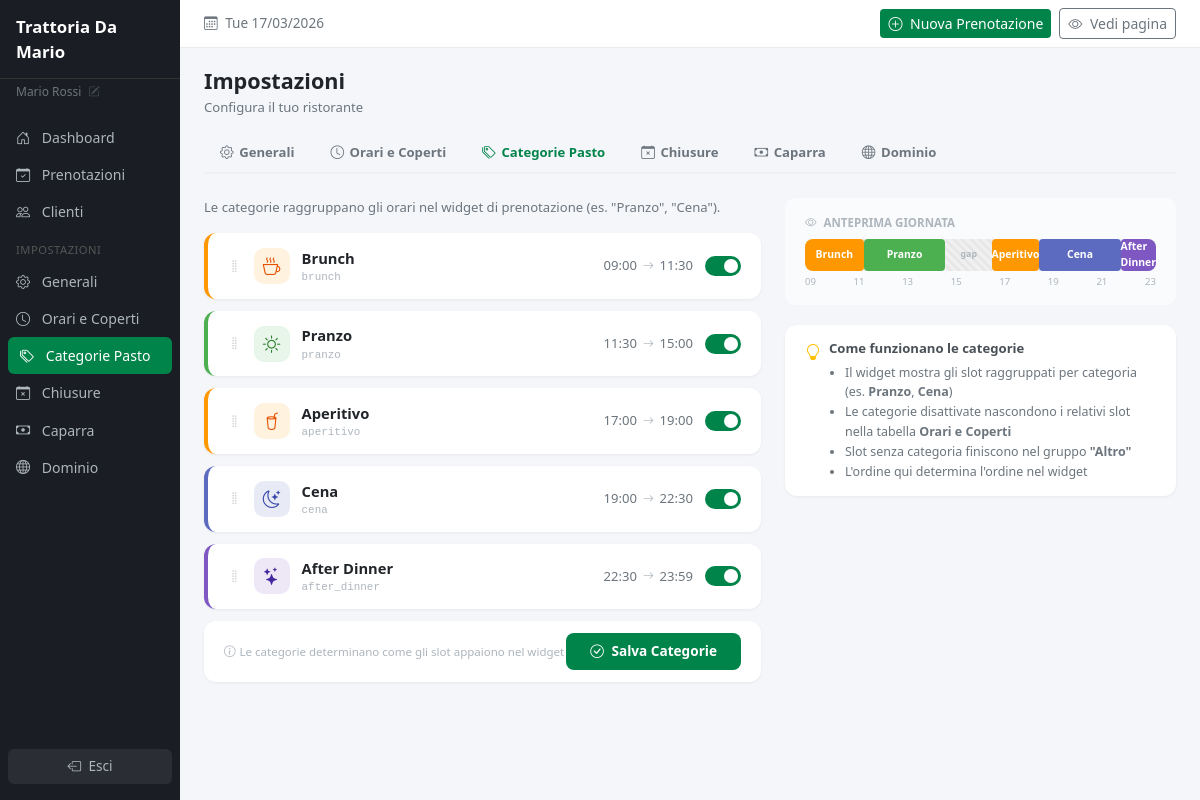
The app's page /dashboard/settings/meal-categories (signed in) with its own data.
### tables this page shows
CREATE TABLE IF NOT EXISTS `tenants` (
    `id`                    INT UNSIGNED AUTO_INCREMENT PRIMARY KEY,
    `slug`                  VARCHAR(100) NOT NULL UNIQUE,
    `name`                  VARCHAR(255) NOT NULL,
    `email`                 VARCHAR(255) NOT NULL,
    `phone`                 VARCHAR(30) DEFAULT NULL,
    `address`               VARCHAR(500) DEFAULT NULL,
    `logo_url`              VARCHAR(500) DEFAULT NULL,
    `custom_domain`         VARCHAR(255) DEFAULT NULL UNIQUE,
    `domain_status`         ENUM('none','dns_pending','linked') NOT NULL DEFAULT 'none',
    `cname_target`          VARCHAR(255) DEFAULT NULL,
    `plan`                  ENUM('base','deposit','custom') NOT NULL DEFAULT 'base',
    `plan_price`            DECIMAL(8,2) NOT NULL DEFAULT 49.00,
    `stripe_account_id`     VARCHAR(255) DEFAULT NULL,
    `deposit_enabled`       TINYINT(1) NOT NULL DEFAULT 0,
    `deposit_amount`        DECIMAL(8,2) DEFAULT NULL,
    `cancellation_policy`   TEXT DEFAULT NULL,
    `table_duration`        INT UNSIGNED NOT NULL DEFAULT 90,
    `time_step`             INT UNSIGNED NOT NULL DEFAULT 30,
    `booking_advance_min`   INT UNSIGNED NOT NULL DEFAULT 0,
    `booking_advance_max`   INT UNSIGNED NOT NULL DEFAULT 60,
    `timezone`              VARCHAR(50) NOT NULL DEFAULT 'Europe/Rome',
    `is_active`             TINYINT(1) NOT NULL DEFAULT 0,
    `created_at`            DATETIME NOT NULL DEFAULT CURRENT_TIMESTAMP,
    `updated_at`            DATETIME NOT NULL DEFAULT CURRENT_TIMESTAMP ON UPDATE CURRENT_TIMESTAMP,

    INDEX `idx_slug` (`slug`),
    INDEX `idx_custom_domain` (`custom_domain`),
    INDEX `idx_is_active` (`is_active`)
);

CREATE TABLE IF NOT EXISTS `meal_categories` (
    `id`            INT UNSIGNED AUTO_INCREMENT PRIMARY KEY,
    `tenant_id`     INT UNSIGNED NOT NULL,
    `name`          VARCHAR(50) NOT NULL        COMMENT 'Machine key: brunch, pranzo, aperitivo, cena, after_dinner',
    `display_name`  VARCHAR(100) NOT NULL       COMMENT 'Label shown in widget',
    `start_time`    TIME NOT NULL,
    `end_time`      TIME NOT NULL,
    `sort_order`    TINYINT UNSIGNED NOT NULL DEFAULT 0,
    `is_active`     TINYINT(1) NOT NULL DEFAULT 1,
    `created_at`    DATETIME NOT NULL DEFAULT CURRENT_TIMESTAMP,
    `updated_at`    DATETIME NOT NULL DEFAULT CURRENT_TIMESTAMP ON UPDATE CURRENT_TIMESTAMP,

    UNIQUE KEY `uk_tenant_name` (`tenant_id`, `name`),
    INDEX `idx_tenant_active` (`tenant_id`, `is_active`),
    FOREIGN KEY (`tenant_id`) REFERENCES `tenants`(`id`) ON DELETE CASCADE
);

### views/dashboard/settings/meal-categories.php (the view, shortened to what the rows shown need)
<?php
$settingsTabs = [
    ['url' => url('dashboard/settings'),                'icon' => 'bi-gear',  'label' => 'Generali',         'key' => 'settings'],
    ['url' => url('dashboard/settings/slots'),          'icon' => 'bi-clock', 'label' => 'Orari e Coperti',  'key' => 'slots'],
    ['url' => url('dashboard/settings/meal-categories'),'icon' => 'bi-tags',       'label' => 'Categorie Pasto',  'key' => 'meal-categories'],
    ['url' => url('dashboard/settings/closures'),       'icon' => 'bi-calendar-x', 'label' => 'Chiusure',         'key' => 'closures'],
    ['url' => url('dashboard/settings/deposit'),        'icon' => 'bi-cash',       'label' => 'Caparra',          'key' => 'deposit'],
    ['url' => url('dashboard/settings/domain'),         'icon' => 'bi-globe',      'label' => 'Dominio',          'key' => 'domain'],
];
$catStyles = [
    'brunch'    => ['color' => '#FF9800', 'bg' => '#FFF3E0', 'text' => '#E65100', 'icon' => 'bi-cup-hot'],
    'pranzo'    => ['color' => '#4CAF50', 'bg' => '#E8F5E9', 'text' => '#2E7D32', 'icon' => 'bi-sun'],
    'aperitivo' => ['color' => '#FF9800', 'bg' => '#FFF3E0', 'text' => '#E65100', 'icon' => 'bi-cup-straw'],
    'cena'         => ['color' => '#5C6BC0', 'bg' => '#E8EAF6', 'text' => '#3949AB', 'icon' => 'bi-moon-stars'],
    'after_dinner' => ['color' => '#7E57C2', 'bg' => '#EDE7F6', 'text' => '#4527A0', 'icon' => 'bi-stars'],
];
$defaultStyle = ['color' => '#757575', 'bg' => '#F5F5F5', 'text' => '#616161', 'icon' => 'bi-clock'];
$tlStart = 9; $tlEnd = 24; $tlSpan = $tlEnd - $tlStart;
?>
<h2 style="font-size:1.35rem; font-weight:700; margin-bottom:.25rem;">Impostazioni</h2>
<p style="font-size:.82rem; color:#6c757d; margin-bottom:1rem;">Configura il tuo ristorante</p>
<div class="settings-tabs">
    <?php foreach ($settingsTabs as $tab): ?>
    <a href="<?= $tab['url'] ?>" class="settings-tab <?= $tab['key'] === 'meal-categories' ? 'active' : '' ?>">
        <i class="bi <?= $tab['icon'] ?>"></i> <?= $tab['label'] ?>
    </a>
    <?php endforeach; ?>
</div>
<form method="POST" action="<?= url('dashboard/settings/meal-categories') ?>">
    <div class="row g-4">
        <div class="col-lg-7">
            <p style="font-size:.82rem;color:#6c757d;margin-bottom:1rem;">
                Le categorie raggruppano gli orari nel widget di prenotazione (es. "Pranzo", "Cena").
            </p>
            <?php foreach ($categories as $i => $cat):
                $style = $catStyles[$cat['name']] ?? $defaultStyle;
                $isActive = (bool)$cat['is_active'];
                $borderColor = $isActive ? $style['color'] : '#9E9E9E';
                $iconBg = $isActive ? $style['bg'] : '#F5F5F5';
                $iconColor = $isActive ? $style['text'] : '#757575';
            ?>
            <div class="cat-card <?= $isActive ? '' : 'inactive' ?>" style="border-left-color:<?= $borderColor ?>;">
                <div class="cat-header" data-cat-toggle="<?= $i ?>">
                    <i class="bi bi-grip-vertical cat-drag"></i>
                    <div class="cat-icon" style="background:<?= $iconBg ?>;color:<?= $iconColor ?>;">
                        <i class="bi <?= $style['icon'] ?>"></i>
                    </div>
                    <div class="cat-info">
                        <div class="cat-name"><?= e($cat['display_name']) ?></div>
                        <div class="cat-key"><?= e($cat['name']) ?></div>
                    </div>
                    <div class="cat-time-range">
                        <span><?= substr($cat['start_time'], 0, 5) ?></span>
                        <i class="bi bi-arrow-right"></i>
                        <span><?= substr($cat['end_time'], 0, 5) ?></span>
                    </div>
                    <div class="cat-actions">
                        <div class="cat-toggle <?= $isActive ? 'on' : '' ?>" data-cat-active="<?= $i ?>"></div>
                    </div>
                </div>
            </div>
            <?php endforeach; ?>
            <div class="save-bar">
                <span class="save-hint"><i class="bi bi-info-circle me-1"></i>Le categorie determinano come gli slot appaiono nel widget</span>
                <button type="submit" class="btn-save"><i class="bi bi-check-circle me-1"></i> Salva Categorie</button>
            </div>
        </div>
        <div class="col-lg-5">
            <div class="timeline-preview">
                <div class="timeline-label"><i class="bi bi-eye me-1"></i> Anteprima giornata</div>
                <div class="timeline-bar">
                    <?php
                    $prevEnd = $tlStart;
                    foreach ($categories as $cat):
                        $cStart = (int)substr($cat['start_time'], 0, 2) + (int)substr($cat['start_time'], 3, 2) / 60;
                        $cEnd = (int)substr($cat['end_time'], 0, 2) + (int)substr($cat['end_time'], 3, 2) / 60;
                        $style = $catStyles[$cat['name']] ?? $defaultStyle;
                        $left = (($cStart - $tlStart) / $tlSpan) * 100;
                        $width = (($cEnd - $cStart) / $tlSpan) * 100;
                        if ($cStart > $prevEnd) {
                            $gapLeft = (($prevEnd - $tlStart) / $tlSpan) * 100;
                            $gapWidth = (($cStart - $prevEnd) / $tlSpan) * 100;
                            if ($gapWidth > 2): ?>
                    <div class="timeline-gap" style="left:<?= round($gapLeft, 1) ?>%;width:<?= round($gapWidth, 1) ?>%;">
                        <?php if ($gapWidth > 8): ?><span class="gap-label">gap</span><?php endif; ?>
                    </div>
                    <?php endif;
                        }
                    ?>
                    <div class="timeline-segment" style="left:<?= round($left, 1) ?>%;width:<?= round($width, 1) ?>%;background:<?= $cat['is_active'] ? $style['color'] : '#BDBDBD' ?>;<?= $cat['is_active'] ? '' : 'opacity:.5;' ?>">
                        <?= e($cat['display_name']) ?>
                    </div>
                    <?php
                        $prevEnd = max($prevEnd, $cEnd);
                    endforeach; ?>
                </div>
                <div class="timeline-hours">
                    <?php for ($h = $tlStart; $h <= $tlEnd; $h += 2): ?>
                    <span class="timeline-hour"><?= sprintf('%02d', $h) ?></span>
                    <?php endfor; ?>
                </div>
            </div>
            <div class="card" style="margin-top:.75rem;">
                <div class="tip-card">
                    <i class="bi bi-lightbulb" style="color:#FFC107;font-size:1rem;margin-top:.1rem;"></i>
                    <div>
                        <div class="tip-title">Come funzionano le categorie</div>
                        <ul style="font-size:.78rem;color:#6c757d;line-height:1.6;padding-left:1rem;margin:0;">
                            <li>Il widget mostra gli slot raggruppati per categoria (es. <strong>Pranzo</strong>, <strong>Cena</strong>)</li>
                            <li>Le categorie disattivate nascondono i relativi slot nella tabella <strong>Orari e Coperti</strong></li>
                            <li>Slot senza categoria finiscono nel gruppo <strong>"Altro"</strong></li>
                            <li>L'ordine qui determina l'ordine nel widget</li>
                        </ul>
                    </div>
                </div>
            </div>
        </div>
    </div>
</form>

### views/layouts/dashboard.php (shortened to what the rows shown need)
<!DOCTYPE html>
<html lang="it">
<head>
    <link href="https://cdn.jsdelivr.net/npm/bootstrap@5.3.3/dist/css/bootstrap.min.css" rel="stylesheet">
    <link href="https://cdn.jsdelivr.net/npm/bootstrap-icons@1.11.3/font/bootstrap-icons.min.css" rel="stylesheet">
    <link href="<?= asset('css/dashboard.css') ?>" rel="stylesheet">
</head>
<body>
    <div id="sidebar">
        <div class="sidebar-brand d-none d-md-block"><?= e(tenant()['name'] ?? env('APP_NAME', 'Evulery')) ?></div>
        <a href="<?= url('dashboard/profile') ?>" class="sidebar-user d-none d-md-block"><?= e(auth()['name'] ?? '') ?> <i class="bi bi-pencil-square" style="font-size:.7rem;opacity:.5;margin-left:.25rem;"></i></a>
        <nav style="padding:.5rem 0;">
            <ul class="nav flex-column">
                <li class="nav-item">
                    <a class="nav-link <?= ($activeMenu ?? '') === 'home' ? 'active' : '' ?>" href="<?= url('dashboard') ?>">
                        <i class="bi bi-house-door me-2"></i> Dashboard
                    </a>
                </li>
                <li class="nav-item">
                    <a class="nav-link <?= ($activeMenu ?? '') === 'reservations' ? 'active' : '' ?>" href="<?= url('dashboard/reservations') ?>">
                        <i class="bi bi-calendar-check me-2"></i> Prenotazioni
                    </a>
                </li>
                <li class="nav-item">
                    <a class="nav-link <?= ($activeMenu ?? '') === 'customers' ? 'active' : '' ?>" href="<?= url('dashboard/customers') ?>">
                        <i class="bi bi-people me-2"></i> Clienti
                    </a>
                </li>
                <li class="nav-item"><div class="sidebar-section">Impostazioni</div></li>
                <li class="nav-item">
                    <a class="nav-link <?= ($activeMenu ?? '') === 'settings' ? 'active' : '' ?>" href="<?= url('dashboard/settings') ?>">
                        <i class="bi bi-gear me-2"></i> Generali
                    </a>
                </li>
                <li class="nav-item">
                    <a class="nav-link <?= ($activeMenu ?? '') === 'slots' ? 'active' : '' ?>" href="<?= url('dashboard/settings/slots') ?>">
                        <i class="bi bi-clock me-2"></i> Orari e Coperti
                    </a>
                </li>
                <li class="nav-item">
                    <a class="nav-link <?= ($activeMenu ?? '') === 'meal-categories' ? 'active' : '' ?>" href="<?= url('dashboard/settings/meal-categories') ?>">
                        <i class="bi bi-tags me-2"></i> Categorie Pasto
                    </a>
                </li>
                <li class="nav-item">
                    <a class="nav-link <?= ($activeMenu ?? '') === 'closures' ? 'active' : '' ?>" href="<?= url('dashboard/settings/closures') ?>">
                        <i class="bi bi-calendar-x me-2"></i> Chiusure
                    </a>
                </li>
                <li class="nav-item">
                    <a class="nav-link <?= ($activeMenu ?? '') === 'deposit' ? 'active' : '' ?>" href="<?= url('dashboard/settings/deposit') ?>">
                        <i class="bi bi-cash me-2"></i> Caparra
                    </a>
                </li>
                <li class="nav-item">
                    <a class="nav-link <?= ($activeMenu ?? '') === 'domain' ? 'active' : '' ?>" href="<?= url('dashboard/settings/domain') ?>">
                        <i class="bi bi-globe me-2"></i> Dominio
                    </a>
                </li>
            </ul>
        </nav>
        <div class="sidebar-logout">
            <form method="POST" action="<?= url('auth/logout') ?>">
                <button type="submit" class="btn">
                    <i class="bi bi-box-arrow-left me-1"></i> Esci
                </button>
            </form>
        </div>
    </div>
    <div id="main-content">
        <div class="top-bar d-none d-md-flex">
            <span class="top-bar-date">
                <i class="bi bi-calendar3 me-1"></i> <?= format_date(date('Y-m-d'), 'D d/m/Y') ?>
            </span>
            <div class="d-flex align-items-center gap-2">
                <a href="<?= url('dashboard/reservations/create') ?>" class="btn btn-brand btn-sm btn-nuova-desktop">
                    <i class="bi bi-plus-circle me-1"></i> Nuova Prenotazione
                </a>
                <a href="<?= url(tenant()['slug'] ?? '') ?>" target="_blank" class="btn btn-outline-secondary btn-sm">
                    <i class="bi bi-eye me-1"></i> Vedi pagina
                </a>
            </div>
        </div>
        <div class="page-body">
            <?= $content ?>
        </div>
    </div>
</body>
</html>

### records on screen
tenants: name "Trattoria Da Mario"
meal_categories: display_name "Brunch", name "brunch", start_time "09:00", end_time "11:30", is_active 1 (drawn)
meal_categories: display_name "Pranzo", name "pranzo", start_time "11:30", end_time "15:00", is_active 1 (drawn)
meal_categories: display_name "Aperitivo", name "aperitivo", start_time "17:00", end_time "19:00", is_active 1 (drawn), $gapWidth 13.3 (drawn)
meal_categories: display_name "Cena", name "cena", start_time "19:00", end_time "22:30", is_active 1 (drawn)
meal_categories: display_name "After Dinner", name "after_dinner", start_time "22:30", end_time "23:59", is_active 1 (drawn)

### other values on screen
auth()['name'] "Mario Rossi"
$tab['label'] "Generali"
$tab['label'] "Orari e Coperti"
$tab['label'] "Categorie Pasto"
$tab['label'] "Chiusure"
$tab['label'] "Caparra"
$tab['label'] "Dominio"
$h "09"
$h "11"
$h "13"
$h "15"
$h "17"
$h "19"
$h "21"
$h "23"
